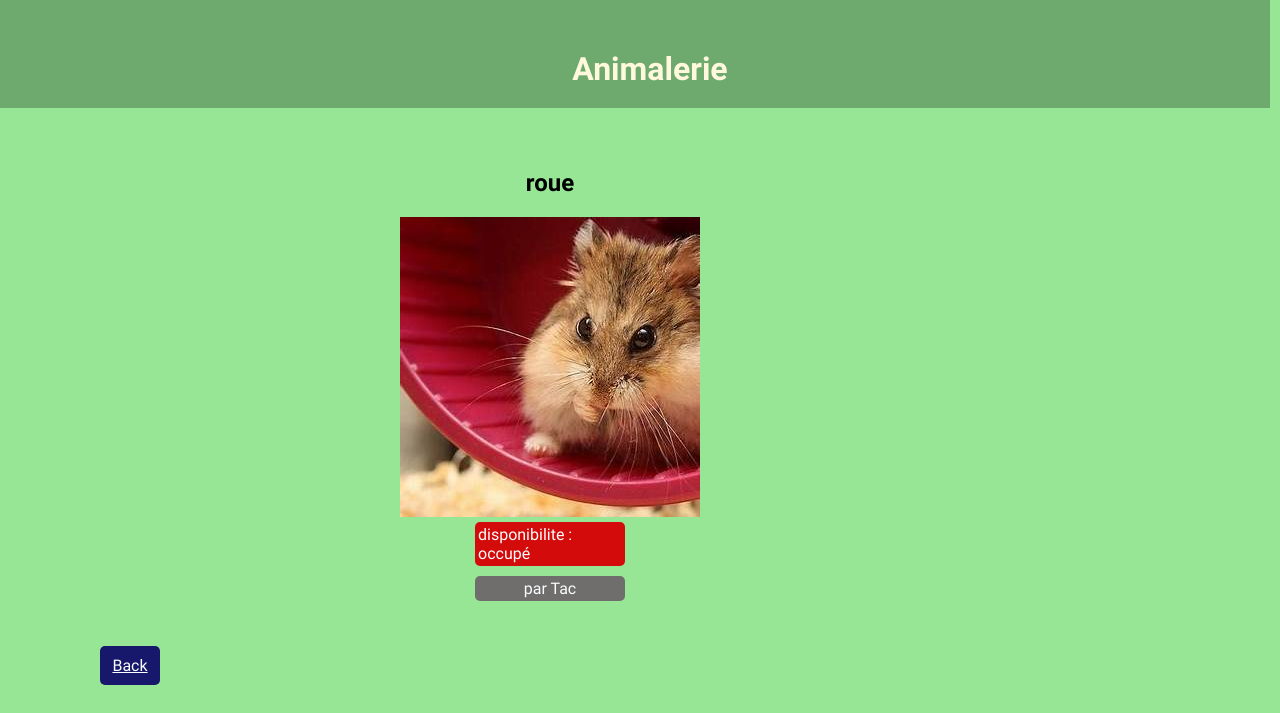
Page /equipement/roue/ on the committed database.
### blog/models.py (models this page shows, shortened)
class Equipement(models.Model):
    id_equip = models.CharField(max_length=100, primary_key=True)
    disponibilite = models.CharField(max_length=20)
    photo = models.CharField(max_length=200)

class Animal(models.Model):
    id_animal = models.CharField(max_length=100, primary_key=True)
    etat = models.CharField(max_length=20)
    type = models.CharField(max_length=20)
    race = models.CharField(max_length=20)
    photo = models.CharField(max_length=200)
    lieu = models.ForeignKey(Equipement, on_delete=models.CASCADE)
    def __str__(self):
        return self.id_animal

### blog/views.py (the view)
# urls.py: path('equipement/<str:id_equip>/', views.equipement_detail, name='equipement_detail'),
def equipement_detail(request, id_equip):
    equipement = get_object_or_404(Equipement, id_equip=id_equip)
    animaux = Animal.objects.all()
    for animal in animaux:
        if animal.lieu == equipement:
            return render(request, 'blog/equipement_detail.html', {"equipement" : equipement, "animal": animal})
    return render(request, 'blog/equipement_detail.html', {"equipement" : equipement})

### blog/templates/blog/equipement_detail.html
{% extends 'blog/base.html' %}
{% load static %}
{% block content %}
<div class="animal">
    <h2 class='titre_animal'>{{ equipement.id_equip }}</h2>
    <div class="photo_detail">
        <img src="/{{equipement.photo}}" width="300" height="300">
    </div>
    {% if equipement.disponibilite == 'libre' %}
    <div class="Disponibilité_libre_bis"> disponibilite : {{ equipement.disponibilite}}</div>
    {% else %}
    <div class="Disponibilité_occupe_bis"> disponibilite : {{ equipement.disponibilite}}</div>
    <div class="occupant"> par {{ animal }} </div>
    {% endif %}
</div>
<div class='back_bis'><a href="{% url 'animal_list' %}">Back</a></div>
{% endblock %}

### blog/static/css/blog.css (style rules this page uses)
body { width: 100%; max-width: 1100px; margin: 0 0px; background-color: rgb(150, 230, 150); font-family: 'Urbanist', sans-serif; }
h2 { text-align: center; }
a { color: #fafdfd; }
.animal { display: grid; grid-template-columns: 300px 300px 300px; padding: 20px 0; margin: 0px 100px; background-color: rgb(150, 230, 150); width: 905px }
.titre_animal { grid-column: 2; grid-row: 1; text-align: center; }
.photo_detail { grid-column: 2; grid-row: 3; }
.Disponibilité_occupe_bis { border-radius: 5px; background-color: rgb(211, 11, 11); color: #fafdfd; grid-column: 2; grid-row: 6; margin: 5px 75px; padding: 3px; }
.back_bis { border-radius: 5px; border-color: rgb(255, 255, 255); padding: 10px 5px; margin: 20px 100px; background-color: rgb(23, 23, 107); width: 50; text-align: center; }
.occupant { border-radius: 5px; background-color: #706d6d; color: #fafdfd; grid-column: 2; grid-row: 7; margin: 5px 75px; padding: 3px; text-align: center; }

### rows in the picture
Equipement: id_equip "roue", photo (picture), disponibilite "occupé"
Animal: id_animal "Tac"
